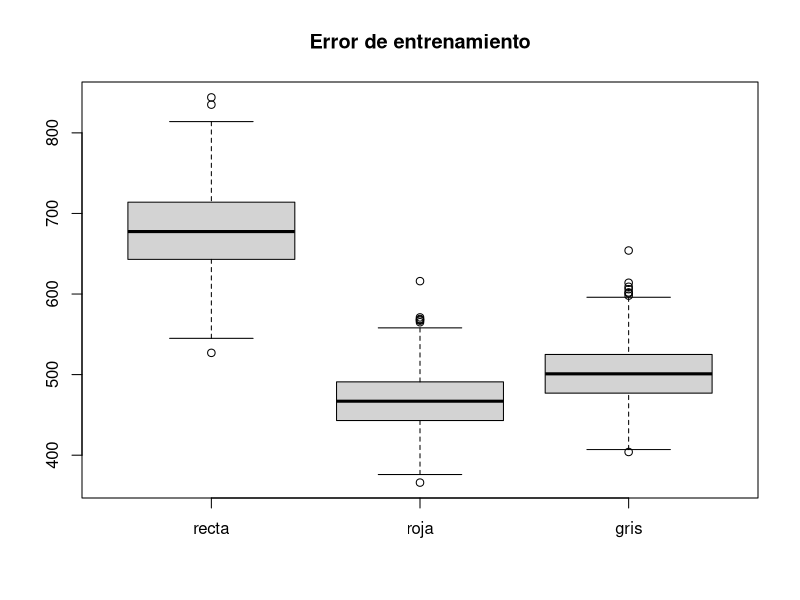
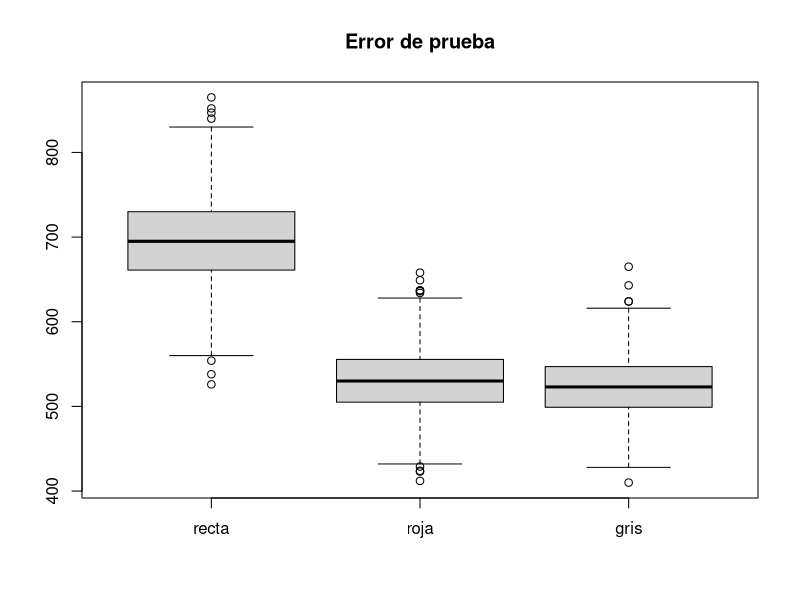

These figures' R source, in order:
## ---- chunk 1
knitr::opts_chunk$set(echo = TRUE)
## ---- chunk 2
#APRENDIZAJE SUPERVISADO
#-----------------------------------------
f<-function(x){
  ifelse(x<10,1000*sqrt(x),1000*sqrt(10))
}

error_f <- function(df){
  function(mod){
    preds <- predict(mod, newdata = df)
    round(sqrt(mean((preds-df$y)^2)))
  }
}

library(ggplot2)
library(dplyr)
library(purrr)
## ---- chunk 3
tarea1h<-function(){

x<-sample(0:20,100,replace=T)
error<-rnorm(length(x),0,500)
y<-f(x)+error
datos_entrena<-data.frame(x=x,y=y)
head(datos_entrena)

curva.1<-geom_smooth(data=datos_entrena,method="loess",se=FALSE,color="gray",span=1,size=1.1)
curva.2<-geom_smooth(data=datos_entrena,method="loess",se=FALSE,color="red",span=0.3,size=1.1)
curva.3<-geom_smooth(data=datos_entrena,method="lm",se=FALSE,color="blue",span=1,size=1.1)


#cálculo de errores
mod_rojo <- loess(y ~ x, data = datos_entrena, span=0.3)
mod_gris <- loess(y ~ x, data = datos_entrena, span=1)
mod_recta <- lm(y ~ x, data = datos_entrena)
df_mods<-data_frame(nombre=c('recta','rojo','gris'))
df_mods$modelo<-list(mod_recta,mod_rojo,mod_gris)

error_ent <- error_f(datos_entrena)

df_mods <- df_mods %>% mutate(error_entrena = map_dbl(modelo, error_ent))
df_mods

#SE EXTRAE MUESTRA DE PRUEBA
#set.seed(218052272)
x_0<-sample(0:20,100,replace=T)
error<-rnorm(length(x_0),0,500)
y_0<-f(x_0)+error
datos_prueba<-data_frame(x=x_0,y=y_0)
datos_prueba

error_p<-error_f(datos_prueba)
df_mods <- df_mods %>% mutate(error_prueba=map_dbl(modelo,error_p))
df_mods
}

tarea1d<-function(n,semilla){
  i=2
  set.seed(semilla)
  s<-tarea1h()
  entrena<-data.frame(s[1,"error_entrena"],s[2,"error_entrena"],s[3,"error_entrena"])
  names(entrena)<-c("recta","roja","gris")
    
  prueba<-data.frame(s[1,"error_prueba"],s[2,"error_prueba"],s[3,"error_prueba"])
  names(prueba)<-c("recta","roja","gris")
  
  while(i<=n){
    s<-tarea1h()  
    ent<-data.frame(s[1,"error_entrena"],s[2,"error_entrena"],s[3,"error_entrena"])
    names(ent)<-c("recta","roja","gris")
    
    pru<-data.frame(s[1,"error_prueba"],s[2,"error_prueba"],s[3,"error_prueba"])
    names(pru)<-c("recta","roja","gris")
    
    entrena<-rbind(entrena,ent)
    prueba<-rbind(prueba,pru)
    i<-i+1
  }
  data.frame("err_ent"=entrena,"err_pru"=prueba)
}
## ---- chunk 4
salida<-tarea1d(1000,250290)
## ---- chunk 5
summary(salida[,1:3])
## ---- chunk 6
summary(salida[,4:6])
## ---- chunk 7
boxplot(salida$err_ent.recta,salida$err_ent.roja,salida$err_ent.gris,names=c("recta","roja","gris"),main="Error de entrenamiento")
boxplot(salida$err_pru.recta,salida$err_pru.roja,salida$err_pru.gris,names=c("recta","roja","gris"),main="Error de prueba")
